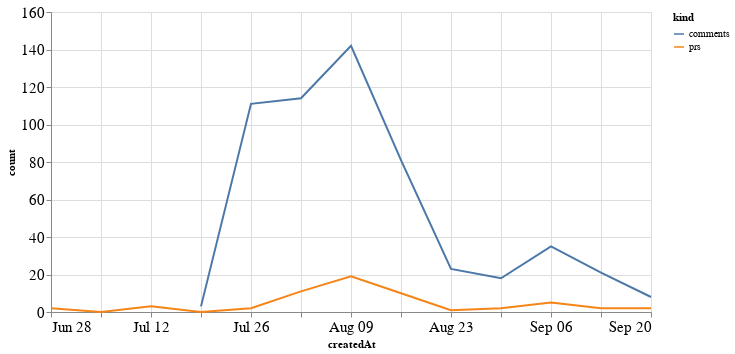

Notebook code cell kept with this figure:
### Code cell
alt.Chart(total_time, width=600).mark_line().encode(
    x='createdAt',
    y='count',
    color='kind'
)

### Figure 1 — Vega-Lite specification as saved in the notebook (floating-point values rounded to 4 significant figures)
{"config": {"axisLeft": {"labelFontSize": 15}, "axisBottom": {"labelFontSize": 15}}, "data": {"name": "data-49dd92ba03473c3b493a203c0fe4200b"}, "mark": "line", "encoding": {"color": {"type": "nominal", "field": "kind"}, "x": {"type": "temporal", "field": "createdAt"}, "y": {"type": "quantitative", "field": "count"}}, "width": 600, "$schema": "https://vega.github.io/schema/vega-lite/v4.8.1.json", "datasets": {"data-49dd92ba03473c3b493a203c0fe4200b": [{"createdAt": "2020-06-28T00:00:00", "kind": "prs", "count": 2.0}, {"createdAt": "2020-07-05T00:00:00", "kind": "prs", "count": 0.0}, {"createdAt": "2020-07-12T00:00:00", "kind": "prs", "count": 3.0}, {"createdAt": "2020-07-19T00:00:00", "kind": "prs", "count": 0.0}, {"createdAt": "2020-07-26T00:00:00", "kind": "prs", "count": 2.0}, {"createdAt": "2020-08-02T00:00:00", "kind": "prs", "count": 11.0}, {"createdAt": "2020-08-09T00:00:00", "kind": "prs", "count": 19.0}, {"createdAt": "2020-08-16T00:00:00", "kind": "prs", "count": 10.0}, {"createdAt": "2020-08-23T00:00:00", "kind": "prs", "count": 1.0}, {"createdAt": "2020-08-30T00:00:00", "kind": "prs", "count": 2.0}, {"createdAt": "2020-09-06T00:00:00", "kind": "prs", "count": 5.0}, {"createdAt": "2020-09-13T00:00:00", "kind": "prs", "count": 2.0}, {"createdAt": "2020-09-20T00:00:00", "kind": "prs", "count": 2.0}, {"createdAt": "2020-06-28T00:00:00", "kind": "comments", "count": null}, {"createdAt": "2020-07-05T00:00:00", "kind": "comments", "count": null}, {"createdAt": "2020-07-12T00:00:00", "kind": "comments", "count": null}, {"createdAt": "2020-07-19T00:00:00", "kind": "comments", "count": 3.0}, {"createdAt": "2020-07-26T00:00:00", "kind": "comments", "count": 111.0}, {"createdAt": "2020-08-02T00:00:00", "kind": "comments", "count": 114.0}, {"createdAt": "2020-08-09T00:00:00", "kind": "comments", "count": 142.0}, {"createdAt": "2020-08-16T00:00:00", "kind": "comments", "count": 81.0}, {"createdAt": "2020-08-23T00:00:00", "kind": "comments", "count": 23.0}, {"createdAt": "2020-08-30T00:00:00", "kind": "comments", "count": 18.0}, {"createdAt": "2020-09-06T00:00:00", "kind": "comments", "count": 35.0}, {"createdAt": "2020-09-13T00:00:00", "kind": "comments", "count": 21.0}, {"createdAt": "2020-09-20T00:00:00", "kind": "comments", "count": 8.0}]}}
